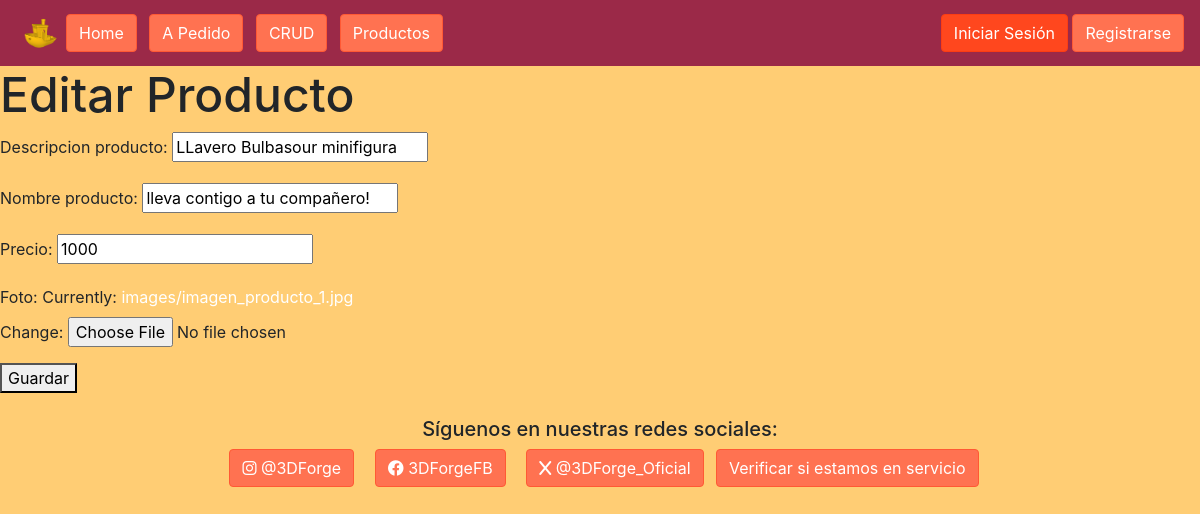
The app's page /ElPeuco/CRUD/producto_edit/2/ with its own data.
### ElPeuco/models.py (models this page shows, shortened)
class producto(models.Model):
    id_producto = models.AutoField(primary_key=True)
    descripcion_producto = models.CharField(max_length=60)
    nombre_producto = models.CharField(max_length=30)
    precio = models.IntegerField()
    foto = models.ImageField(upload_to='images/')

### ElPeuco/views.py (the view)
# urls.py: path('CRUD/producto_edit/<path:id_producto>/', views.producto_update, name='producto_edit'),
def producto_update(request, id_producto):
    producto_obj = get_object_or_404(producto, id_producto=id_producto)
    if request.method == 'POST':
        form = ProductoForm(request.POST, request.FILES,instance=producto_obj)
        if form.is_valid():
            form.save()
            return redirect('producto_list')
    else:
        form = ProductoForm(instance=producto_obj)
    return render(request, 'CRUD/producto_edit.html', {'form': form})

### ElPeuco/forms.py
class ProductoForm(forms.ModelForm):
    class Meta:
        model = producto
        fields = ['descripcion_producto', 'nombre_producto', 'precio', 'foto']

### ElPeuco/templates/CRUD/producto_edit.html (shortened to what this page needs)
{% extends "base.html" %}
{%load static%}
{% block contenido %}
<h2>Editar Producto</h2>
<form method="post" enctype="multipart/form-data">
    {{ form.as_p }}
    <button type="submit">Guardar</button>
</form>
{% endblock %}

### ElPeuco/static/css/styles.css (style rules this page uses)
a { text-decoration: none; color: white }
.fondoprincipal { background-color: #ffcd74; }
h2 { font-size: 300%; }

### records on screen
producto: descripcion_producto "LLavero Bulbasour minifigura", nombre_producto "lleva contigo a tu compañero!", precio "1000"
